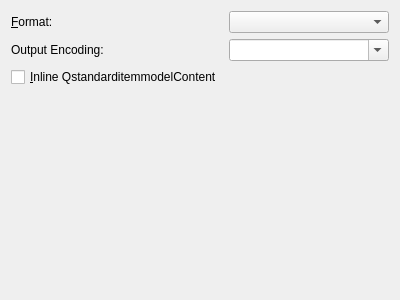
<?xml version="1.0" encoding="UTF-8"?>
<ui version="4.0">
 <class>Form</class>
 <widget class="QWidget" name="Form">
  <property name="geometry">
   <rect>
    <x>0</x>
    <y>0</y>
    <width>400</width>
    <height>300</height>
   </rect>
  </property>
  <property name="windowTitle">
   <string>Form</string>
  </property>
  <layout class="QGridLayout" name="gridLayout">
   <item row="0" column="0">
    <widget class="QLabel" name="label">
     <property name="text">
      <string>&amp;Format:</string>
     </property>
     <property name="buddy">
      <cstring>opt_format</cstring>
     </property>
    </widget>
   </item>
   <item row="0" column="1">
    <widget class="QComboBox" name="opt_format"/>
   </item>
   <item row="3" column="0">
    <spacer name="verticalSpacer">
     <property name="orientation">
      <enum>Qt::Vertical</enum>
     </property>
     <property name="sizeHint" stdset="0">
      <size>
       <width>148</width>
       <height>246</height>
      </size>
     </property>
    </spacer>
   </item>
   <item row="2" column="0">
    <widget class="QCheckBox" name="opt_inline_toc">
     <property name="text">
      <string>&amp;Inline QstandarditemmodelContent</string>
     </property>
    </widget>
   </item>
   <item row="1" column="0">
    <widget class="QLabel" name="label_2">
     <property name="text">
      <string>Output Encoding:</string>
     </property>
    </widget>
   </item>
   <item row="1" column="1">
    <widget class="EncodingComboBox" name="opt_pdb_output_encoding">
     <property name="editable">
      <bool>true</bool>
     </property>
    </widget>
   </item>
  </layout>
 </widget>
 <customwidgets>
  <customwidget>
   <class>EncodingComboBox</class>
   <extends>QComboBox</extends>
   <header>calibre/gui2/widgets.h</header>
  </customwidget>
 </customwidgets>
 <resources/>
 <connections/>
</ui>
